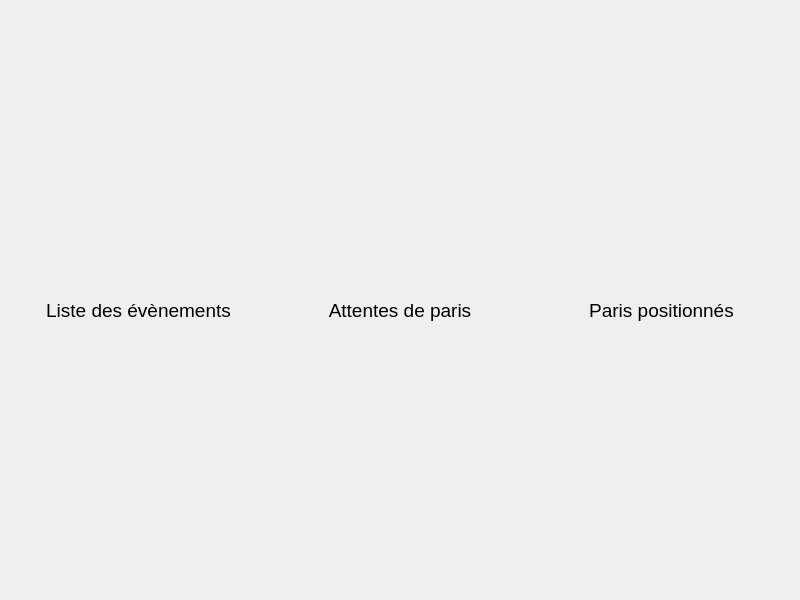
<?xml version="1.0" encoding="UTF-8"?>
<ui version="4.0">
 <class>Form</class>
 <widget class="QWidget" name="Form">
  <property name="geometry">
   <rect>
    <x>0</x>
    <y>0</y>
    <width>800</width>
    <height>600</height>
   </rect>
  </property>
  <property name="windowTitle">
   <string>Form</string>
  </property>
  <layout class="QGridLayout" name="gridLayout_3">
   <item row="0" column="2">
    <spacer name="horizontalSpacer_Column3">
     <property name="orientation">
      <enum>Qt::Horizontal</enum>
     </property>
     <property name="sizeHint" stdset="0">
      <size>
       <width>40</width>
       <height>20</height>
      </size>
     </property>
    </spacer>
   </item>
   <item row="0" column="0">
    <spacer name="horizontalSpacer_Column1">
     <property name="orientation">
      <enum>Qt::Horizontal</enum>
     </property>
     <property name="sizeHint" stdset="0">
      <size>
       <width>40</width>
       <height>20</height>
      </size>
     </property>
    </spacer>
   </item>
   <item row="1" column="0">
    <widget class="QLabel" name="label_Column1">
     <property name="font">
      <font>
       <pointsize>14</pointsize>
      </font>
     </property>
     <property name="text">
      <string>Liste des évènements</string>
     </property>
     <property name="alignment">
      <set>Qt::AlignCenter</set>
     </property>
    </widget>
   </item>
   <item row="1" column="2">
    <widget class="QLabel" name="label_Column3">
     <property name="font">
      <font>
       <pointsize>14</pointsize>
      </font>
     </property>
     <property name="text">
      <string>Paris positionnés</string>
     </property>
     <property name="alignment">
      <set>Qt::AlignCenter</set>
     </property>
    </widget>
   </item>
   <item row="0" column="1">
    <spacer name="horizontalSpacer_Column2">
     <property name="orientation">
      <enum>Qt::Horizontal</enum>
     </property>
     <property name="sizeHint" stdset="0">
      <size>
       <width>40</width>
       <height>20</height>
      </size>
     </property>
    </spacer>
   </item>
   <item row="1" column="1">
    <widget class="QLabel" name="label_Column2">
     <property name="font">
      <font>
       <pointsize>14</pointsize>
      </font>
     </property>
     <property name="text">
      <string>Attentes de paris</string>
     </property>
     <property name="alignment">
      <set>Qt::AlignCenter</set>
     </property>
    </widget>
   </item>
  </layout>
 </widget>
 <resources/>
 <connections/>
</ui>
